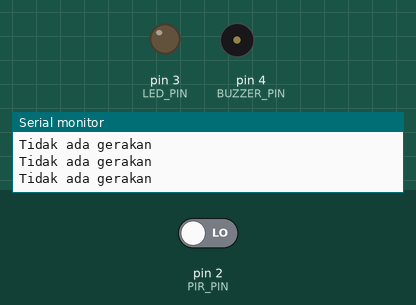
Simulated run of this sketch. Board: Arduino Uno, built with avr-gcc and run on an emulated ATmega328P. Parts: output pins drawn as LEDs (lit = HIGH), buzzer (waves = sounding, pin HIGH), the last lines printed to the serial monitor. The inputs (shaded band) are chosen by the test bench; at power-on: pin 2 (PIR_PIN) LOW.

Above: at 1.4 s.
1.5 s: pin 2 (PIR_PIN) driven HIGH
At 2.5 s:
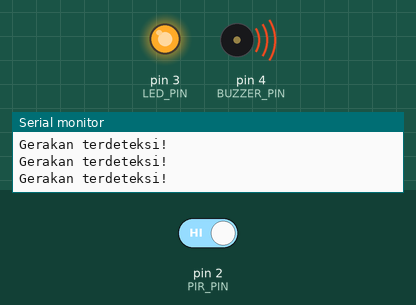
3.0 s: pin 2 (PIR_PIN) driven LOW
At 3.7 s:
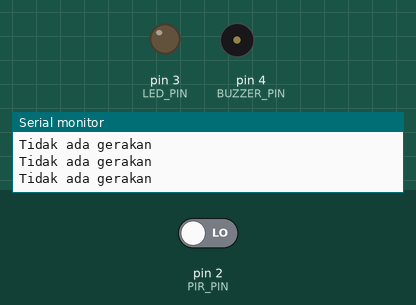
Timing chart, 0 to 6.0 s (numbered marks = the images above; inputs shaded):
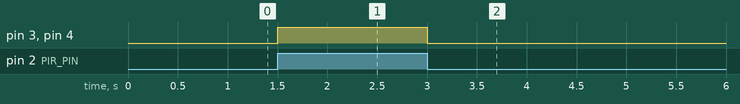

Measured:
- after the input at 1.5 s, pin 3 (LED_PIN), pin 4 (BUZZER_PIN): LOW → HIGH at once
- after the input at 3.0 s, pin 3 (LED_PIN), pin 4 (BUZZER_PIN): HIGH → LOW at once

The sketch:

PIR_LED_Buzzer.ino
```cpp
#define PIR_PIN     2
#define LED_PIN     3
#define BUZZER_PIN  4

void setup() {
  Serial.begin(115200);

  pinMode(PIR_PIN, INPUT);
  pinMode(LED_PIN, OUTPUT);
  pinMode(BUZZER_PIN, OUTPUT);

  Serial.println("Tes PIR dengan LED dan Buzzer");
  Serial.println("Tunggu kalibrasi PIR 30-60 detik...");
}

void loop() {
  int gerak = digitalRead(PIR_PIN);

  if (gerak == HIGH) {
    Serial.println("Gerakan terdeteksi!");

    digitalWrite(LED_PIN, HIGH);
    digitalWrite(BUZZER_PIN, HIGH);
  } else {
    Serial.println("Tidak ada gerakan");

    digitalWrite(LED_PIN, LOW);
    digitalWrite(BUZZER_PIN, LOW);
  }

  delay(300);
}
```
